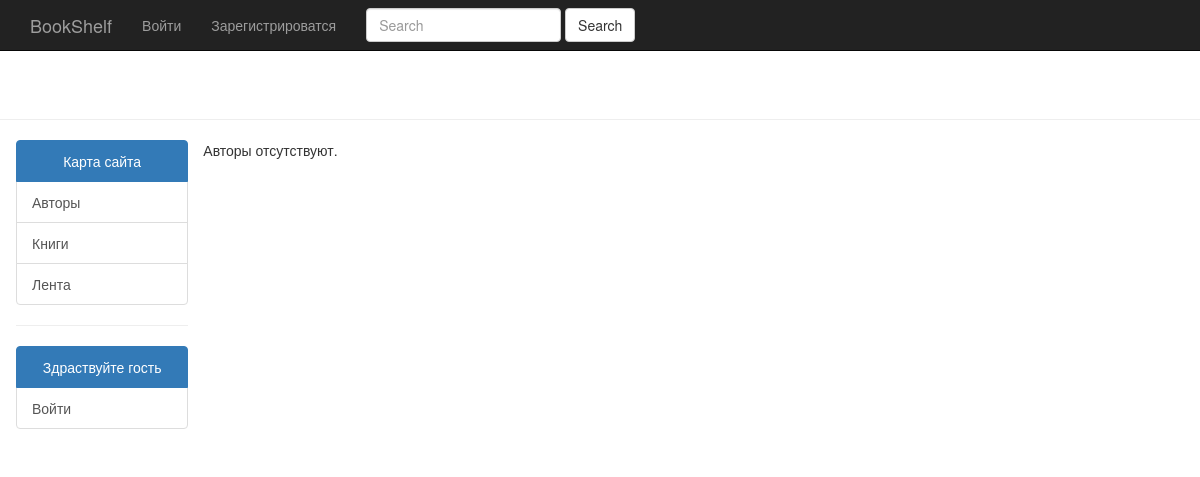
The app's page /catalog/authors/, older data.
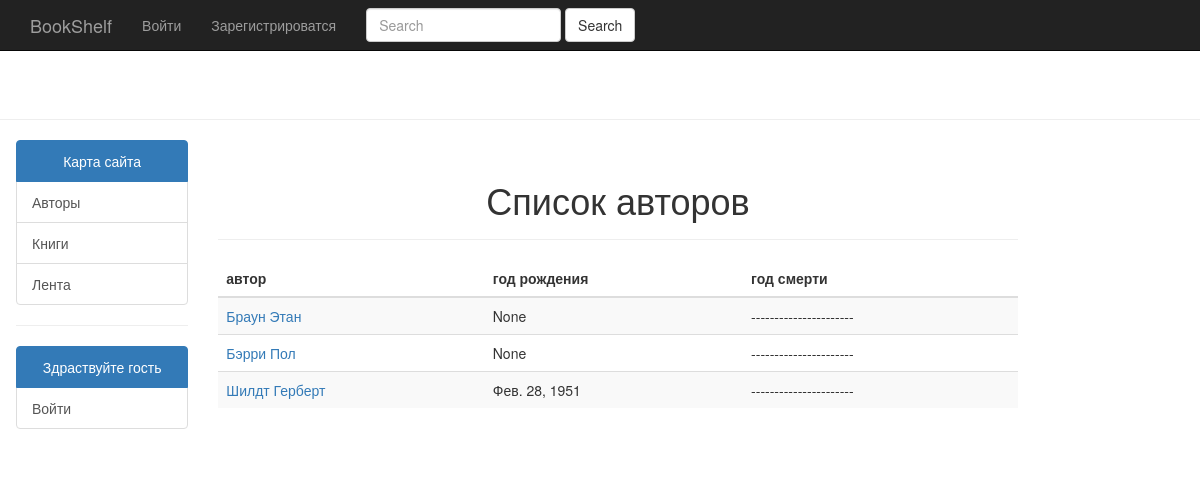
The same page, newer data.
### catalog/models.py (models this page shows)
class Author(models.Model):
    first_name = models.CharField(max_length=100)
    last_name = models.CharField(max_length=100)
    bio = models.TextField(blank=True, default='biography')
    date_of_birth = models.DateField(null=True, blank=True)
    date_of_death = models.DateField('Died', null=True, blank=True)
    class Meta:
        ordering = ["last_name", "first_name"]
        verbose_name = 'Автор'
        verbose_name_plural = 'Авторы'
    def get_absolute_url(self):
        return reverse('author-detail', args=[str(self.id)])
    def __str__(self):
        return '{0} {1}'.format(self.last_name, self.first_name)

### catalog/views.py (the view)
# urls.py: path('authors/', views.AuthorListView.as_view(), name='authors'),
class AuthorListView(generic.ListView):
    model = Author
    paginate_by = 15

### catalog/templates/catalog/author_list.html
{% extends "base/home_base.html" %}
{% block content %}
{% if author_list %}
      <div class="row">
        <div class="col-md-8">
            <div class="page-header">
        <h1 class="text-center">Список авторов</h1>
      </div>
          <table class="table table-striped">
            <thead>
              <tr>
                <th>автор</th>
                <th>год рождения</th>
                <th>год смерти</th>
              </tr>
            </thead>
            <tbody>
            {% for author in author_list %}
              <tr>
                <td><a href="{{ author.get_absolute_url }}">{{ author }}</a></td>
                <td>{{author.date_of_birth}}</td>
            {% if author.date_of_death %}
                <td>{{author.date_of_death}}</td>
            {% else %}
                <td>----------------------</td>
            {% endif %}
               </tr>
            {% endfor %}
            </tbody>
          </table>
        </div>
      </div>
{% else %}
      <p>Авторы отсутствуют.</p>
{% endif %}
{% endblock %}

Row changes from the older to the newer data that the page shows:
added Author: last_name+first_name "Браун Этан", date_of_birth "None"
added Author: last_name+first_name "Бэрри Пол", date_of_birth "None"
added Author: last_name+first_name "Шилдт Герберт", date_of_birth "Фев. 28, 1951"
Text that changed along with them:
text no longer shown: "Авторы отсутствуют."
text now shown: "Список авторов автор год рождения год смерти"
